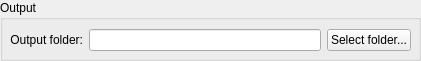
   <widget class="QGroupBox" name="outputGroupBox">
    <property name="geometry">
     <rect>
      <x>10</x>
      <y>310</y>
      <width>421</width>
      <height>61</height>
     </rect>
    </property>
    <property name="title">
     <string>Output</string>
    </property>
    <widget class="QWidget" name="gridLayoutWidget_4">
     <property name="geometry">
      <rect>
       <x>10</x>
       <y>20</y>
       <width>401</width>
       <height>41</height>
      </rect>
     </property>
     <layout class="QGridLayout" name="outputGridLayout">
      <item row="0" column="0">
       <widget class="QLabel" name="outputDirLabel">
        <property name="toolTip">
         <string>&lt;html&gt;&lt;head/&gt;&lt;body&gt;&lt;p&gt;Output folder where the output files will be created&lt;/p&gt;&lt;/body&gt;&lt;/html&gt;</string>
        </property>
        <property name="text">
         <string>Output folder:</string>
        </property>
        <property name="alignment">
         <set>Qt::AlignRight|Qt::AlignTrailing|Qt::AlignVCenter</set>
        </property>
       </widget>
      </item>
      <item row="0" column="1">
       <widget class="QLineEdit" name="outputDirLineEdit">
        <property name="toolTip">
         <string>&lt;html&gt;&lt;head/&gt;&lt;body&gt;&lt;p&gt;Output folder where the output files will be created&lt;/p&gt;&lt;/body&gt;&lt;/html&gt;</string>
        </property>
       </widget>
      </item>
      <item row="0" column="2">
       <widget class="QPushButton" name="outputDirPushButton">
        <property name="toolTip">
         <string>&lt;html&gt;&lt;head/&gt;&lt;body&gt;&lt;p&gt;Output folder where the output files will be created&lt;/p&gt;&lt;/body&gt;&lt;/html&gt;</string>
        </property>
        <property name="text">
         <string>Select folder...</string>
        </property>
       </widget>
      </item>
     </layout>
    </widget>
   </widget>
